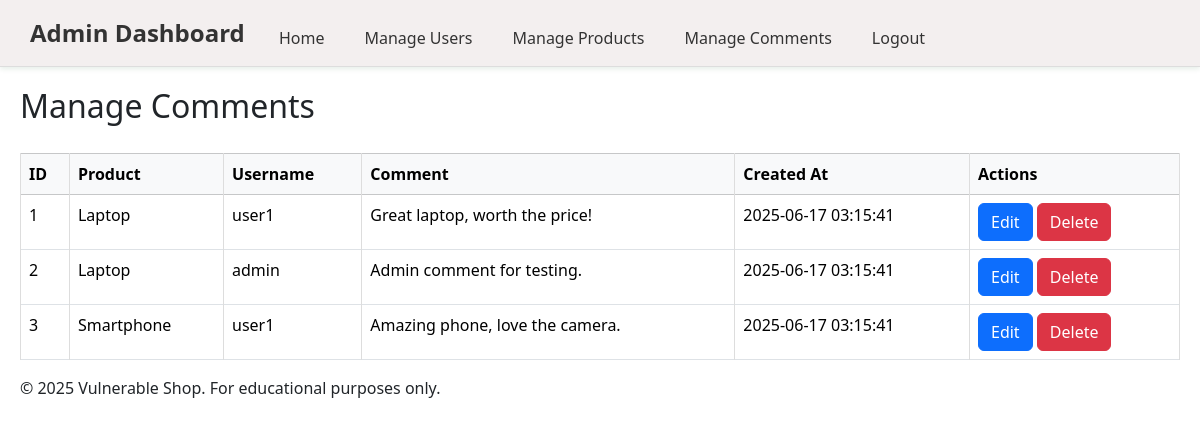
/admin/manage_comments.php (signed in), run on the app's committed database.
### tables this page shows
CREATE TABLE comments (
    id INT PRIMARY KEY AUTO_INCREMENT,
    product_id INT,
    user_id INT,
    content TEXT NOT NULL,
    created_at TIMESTAMP DEFAULT CURRENT_TIMESTAMP,
    FOREIGN KEY (product_id) REFERENCES products(id),
    FOREIGN KEY (user_id) REFERENCES users(id)
);

CREATE TABLE products (
    id INT PRIMARY KEY AUTO_INCREMENT,
    name VARCHAR(100) NOT NULL,
    description TEXT,
    price DECIMAL(10,2) NOT NULL,
    image VARCHAR(255),
    created_by INT,
    created_at TIMESTAMP DEFAULT CURRENT_TIMESTAMP,
    FOREIGN KEY (created_by) REFERENCES users(id)
);

CREATE TABLE users (
    id INT PRIMARY KEY AUTO_INCREMENT,
    username VARCHAR(50) UNIQUE NOT NULL,
    email VARCHAR(100) UNIQUE NOT NULL,
    password VARCHAR(255) NOT NULL,
    full_name VARCHAR(100),
    avatar VARCHAR(255),
    role ENUM('user', 'admin') DEFAULT 'user',
    balance DECIMAL(10,2) DEFAULT 0.00,
    created_at TIMESTAMP DEFAULT CURRENT_TIMESTAMP
);

### admin/manage_comments.php (the view, shortened to what this page needs)
<?php
require_once '../config/database.php';
$sql = "
SELECT
    comments.id AS comment_id,
    products.name AS product_name,
    users.username,
    comments.content,
    comments.created_at
FROM comments
JOIN users ON comments.user_id = users.id
JOIN products ON comments.product_id = products.id
ORDER BY comments.id ASC
";
$comments = $pdo->query($sql)->fetchAll(PDO::FETCH_ASSOC);
?>
<!DOCTYPE html>
<html lang="en">
<head>
    <link rel="stylesheet" href="<?php echo BASE_URL; ?>assets/css/style.css">
    <link rel="stylesheet" href="<?php echo BASE_URL; ?>assets/css/edit_comment.css">
    <link href="https://cdn.jsdelivr.net/npm/bootstrap@5.3.3/dist/css/bootstrap.min.css" rel="stylesheet">
</head>
<header class="site-header">
    <div class="logo">
        <a href="<?php echo BASE_URL; ?>admin/index.php">Admin Dashboard</a>
    </div>
    <nav class="main-nav">
            <ul>
                <li><a href="<?php echo BASE_URL; ?>">Home</a></li>
                <li><a href="<?php echo BASE_URL; ?>admin/manage_users.php">Manage Users</a></li>
                <li><a href="<?php echo BASE_URL; ?>admin/manage_products.php">Manage Products</a></li>
                <li><a href="<?php echo BASE_URL; ?>admin/manage_comments.php">Manage Comments</a></li>
                <li><a href="<?php echo BASE_URL; ?>auth/logout.php" >Logout</a></li>
            </ul>
    </nav>
    </header>
    <main>
    <h2>Manage Comments</h2>
    <div class="table-responsive">
        <table class="table table-bordered table-hover">
            <thead class="table-light">
                <tr>
                    <th>ID</th>
                    <th>Product</th>
                    <th>Username</th>
                    <th>Comment</th>
                    <th>Created At</th>
                    <th>Actions</th>
                </tr>
            </thead>
            <tbody>
                <?php foreach ($comments as $comment): ?>
                    <tr>
                        <td><?php echo htmlspecialchars($comment['comment_id']); ?></td>
                        <td><?php echo htmlspecialchars($comment['product_name']); ?></td>
                        <td><?php echo htmlspecialchars($comment['username']); ?></td>
                        <td><?php echo htmlspecialchars($comment['content']); ?></td>
                        <td><?php echo htmlspecialchars($comment['created_at']); ?></td>
                        <td>
                            <button onclick="editComment(<?php echo $comment['comment_id']; ?>, '<?php echo htmlspecialchars($comment['content'] ?: '', ENT_QUOTES, 'UTF-8'); ?>')" class="btn btn-primary">Edit</button>
                            <a href="<?php echo BASE_URL; ?>admin/manage_comments.php?action=delete&id=<?php echo $comment['comment_id']; ?>" class="btn btn-danger" onclick="return confirm('Are you sure you want to delete this comment?');">Delete</a>
                        </td>
                    </tr>
                <?php endforeach; ?>
            </tbody>
        </table>
</html>
<?php
require_once '../includes/footer.php';
?>

### assets/css/style.css (style rules this page uses)
* { margin: 0; padding: 0; box-sizing: border-box; }
.site-header { background-color: #f3efef; padding: 15px 30px; border-bottom: 1px solid #ddd; box-shadow: 0 2px 5px rgba(2, 86, 33, 0.1); position: sticky; top: 0; z-index: 100; }
.site-header .logo { display: inline-block; margin-right: 20px; }
.site-header .logo a { color: #333; font-size: 24px; font-weight: bold; text-decoration: none; }
.main-nav { display: inline-block; vertical-align: middle; }
.main-nav ul { list-style: none; padding: 0; margin: 0; display: flex; gap: 20px; }
.main-nav a { text-decoration: none; color: #333; padding: 5px 10px; border-radius: 4px; transition: all 0.3s ease; }
main { max-width: 1200px; margin: 20px auto; padding: 0 20px; }
.table-responsive { overflow-x: auto; }
.table { width: 100%; border-collapse: collapse; margin: 20px 0; background: #fff; }
.table th, .table td { padding: 12px; border: 1px solid #ddd; text-align: left; }
.table th { background: #f8f9fa; font-weight: bold; }

### data on the page
comments: id "1", product.name "Laptop", user.username "user1", content "Great laptop, worth the price!", created_at "2025-06-17 03:15:41"
comments: id "2", product.name "Laptop", user.username "admin", content "Admin comment for testing.", created_at "2025-06-17 03:15:41"
comments: id "3", product.name "Smartphone", user.username "user1", content "Amazing phone, love the camera.", created_at "2025-06-17 03:15:41"
